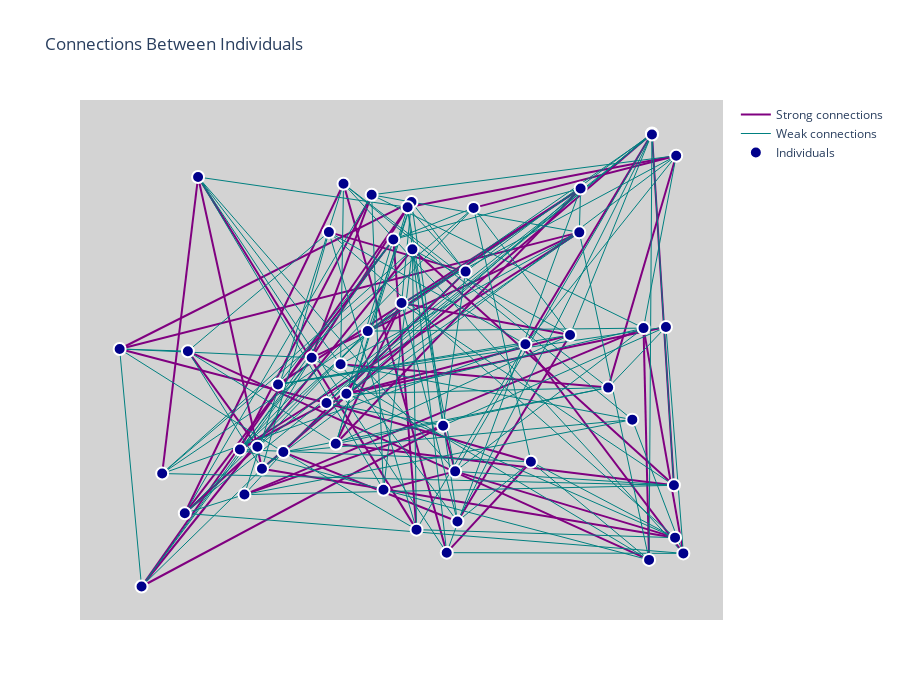

Source (notebook cell):
### Code cell
def compute_layout(G):
    """uses networkX's random layout to generate locations for our nodes"""
    #return nx.circular_layout(G,center=(0,0),dim=2)
    return nx.random_layout(G,center=(0,0),dim=2)

sim2 = Simulator(50)
sim2.initialize_individuals()

# Build the graph
G = build_population_graph(sim2.individuals)

# Compute layout
pos = compute_layout(G)

# Display
plot_graph_plotly(G, pos)

### Figure 1 — Plotly figure (JSON) as saved in the notebook; plotly's stock layout.template omitted (floating-point values rounded to 4 significant figures; data arrays with more than 128 entries replaced by an {"elided": "..."} marker saying what was removed)
{"data": [{"line": {"color": "purple", "width": 2}, "marker": {"line": {"color": "White", "width": 2}, "size": 12}, "mode": "lines", "name": "Strong connections", "type": "scatter", "x": {"elided": "162 float values"}, "y": {"elided": "162 float values"}}, {"line": {"color": "teal", "width": 1}, "marker": {"line": {"color": "White", "width": 2}, "size": 12}, "mode": "lines", "name": "Weak connections", "type": "scatter", "x": {"elided": "357 float values"}, "y": {"elided": "357 float values"}}, {"marker": {"color": "darkblue", "line": {"color": "White", "width": 2}, "size": 12}, "mode": "markers", "name": "Individuals", "type": "scatter", "x": [0.01757, 0.3508, 0.2262, 0.4753, 0.4548, 0.9832, 0.2645, 0.8173, 0.8151, 0.9361, 0.7311, 0.6037, 0.5239, 0.6178, 0.5172, 0.5788, 0.3765, 0.9265, 0.5997, 0.9792, 0.5067, 0.8652, 0.3926, 0.799, 0.5255, 0.5327, 0.3806, 0.9812, 0.411, 0.4924, 0.2924, 0.7216, 0.09134, 0.6317, 0.5851, 0.9956, 0.9411, 0.907, 0.3015, 0.2341, 0.406, 0.4009, 0.1536, 0.9654, 0.2566, 0.9411, 0.448, 0.1306, 0.136, 0.05555], "y": [0.5436, 0.5254, 0.3331, 0.2487, 0.8665, 0.9484, 0.2928, 0.8797, 0.7879, 0.1019, 0.3075, 0.1823, 0.8515, 0.7057, 0.8404, 0.383, 0.4306, 0.5873, 0.2873, 0.2581, 0.6398, 0.4627, 0.3451, 0.5729, 0.7523, 0.1652, 0.7884, 0.1485, 0.4497, 0.7728, 0.4694, 0.5535, 0.2827, 0.8391, 0.117, 0.1155, 0.9949, 0.3956, 0.3277, 0.2387, 0.8897, 0.5116, 0.9037, 0.5897, 0.3387, 0.9929, 0.5811, 0.1995, 0.539, 0.04617]}], "layout": {"height": 700, "hovermode": "closest", "plot_bgcolor": "lightgray", "showlegend": true, "title": {"text": "Connections Between Individuals"}, "width": 900, "xaxis": {"showgrid": false, "showticklabels": false, "zeroline": false}, "yaxis": {"showgrid": false, "showticklabels": false, "zeroline": false}}}
